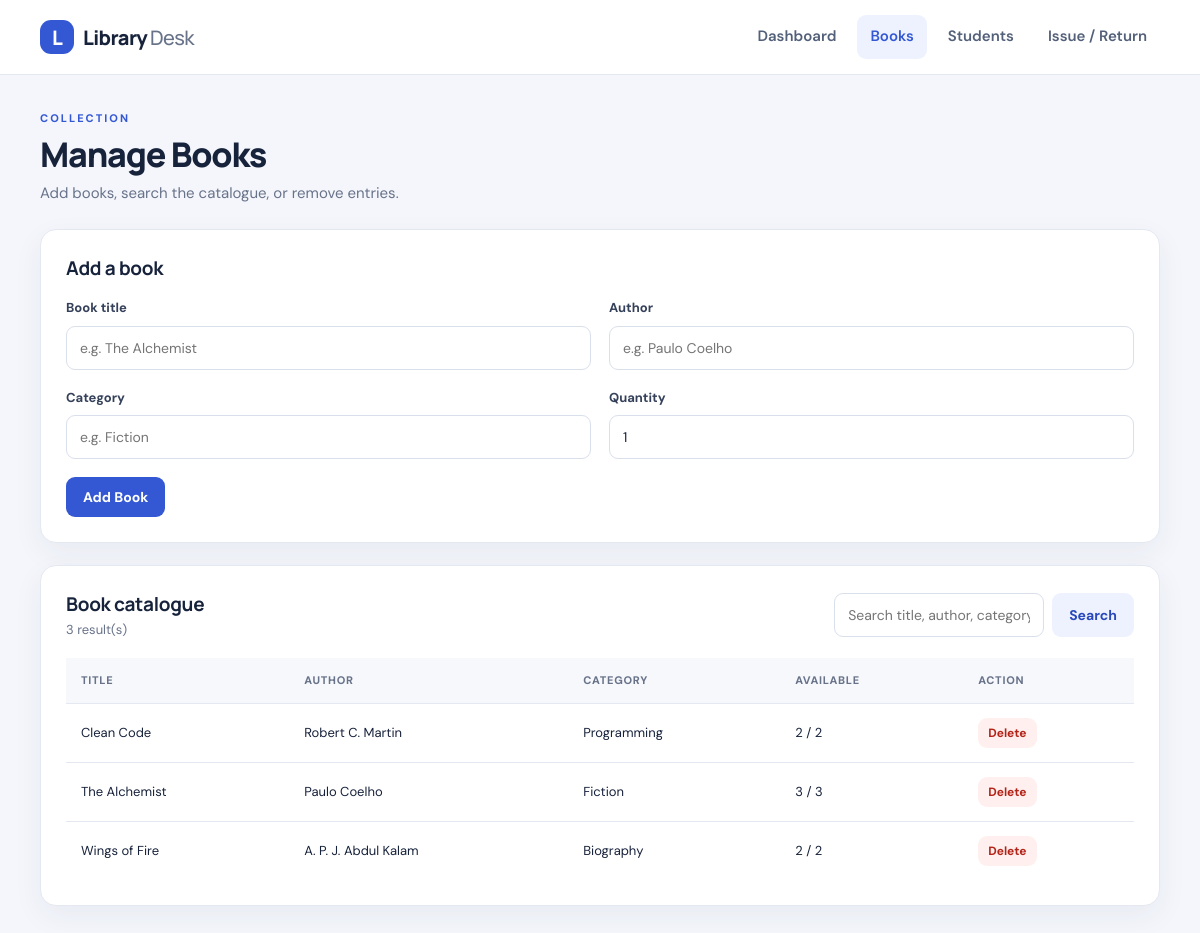
The page /books.php on the database its author committed.
### tables this page shows
CREATE TABLE IF NOT EXISTS books (
  id INT UNSIGNED AUTO_INCREMENT PRIMARY KEY,
  title VARCHAR(150) NOT NULL,
  author VARCHAR(120) NOT NULL,
  category VARCHAR(80) NOT NULL,
  quantity INT UNSIGNED NOT NULL DEFAULT 1,
  available INT UNSIGNED NOT NULL DEFAULT 1,
  created_at TIMESTAMP NOT NULL DEFAULT CURRENT_TIMESTAMP,
  INDEX idx_books_title (title),
  INDEX idx_books_author (author)
);

### config.php (called while the page is built, shortened)
<?php
function e($value): string {
    return htmlspecialchars((string)$value, ENT_QUOTES, 'UTF-8');
}

### books.php (the view, shortened to what this page needs)
<?php
require_once 'config.php';
$search = trim($_GET['search'] ?? '');
$stmt = $pdo->prepare('SELECT * FROM books WHERE title LIKE ? OR author LIKE ? OR category LIKE ? ORDER BY title');
$pattern = '%' . $search . '%';
$stmt->execute([$pattern, $pattern, $pattern]);
$books = $stmt->fetchAll();
?>
<!DOCTYPE html><html lang="en"><head><meta charset="UTF-8"><meta name="viewport" content="width=device-width, initial-scale=1"><title>Manage Books</title><link rel="stylesheet" href="style.css"></head><body>
<?php include 'nav.php'; ?><main class="container page">
  <div class="page-heading"><div><p class="eyebrow">COLLECTION</p><h1>Manage Books</h1><p>Add books, search the catalogue, or remove entries.</p></div></div>
  <section class="panel"><h2>Add a book</h2><form method="post" class="form-grid" data-validate>
    <label>Book title<input name="title" required maxlength="150" placeholder="e.g. The Alchemist"></label>
    <label>Author<input name="author" required maxlength="120" placeholder="e.g. Paulo Coelho"></label>
    <label>Category<input name="category" required maxlength="80" placeholder="e.g. Fiction"></label>
    <label>Quantity<input type="number" name="quantity" required min="1" max="10000" value="1"></label>
    <div class="form-actions"><button class="button" type="submit">Add Book</button></div>
  </form></section>
  <section class="panel"><div class="section-heading"><div><h2>Book catalogue</h2><p><?= count($books) ?> result(s)</p></div>
    <form method="get" class="search-form"><input name="search" value="<?= e($search) ?>" placeholder="Search title, author, category" aria-label="Search books"><button class="button secondary" type="submit">Search</button></form>
  </div>
  <?php if (!$books): ?><p class="empty">No matching books found.</p><?php else: ?><div class="table-wrap"><table><thead><tr><th>Title</th><th>Author</th><th>Category</th><th>Available</th><th>Action</th></tr></thead><tbody>
  <?php foreach ($books as $book): ?><tr><td><?= e($book['title']) ?></td><td><?= e($book['author']) ?></td><td><?= e($book['category']) ?></td><td><?= (int)$book['available'] ?> / <?= (int)$book['quantity'] ?></td><td><form method="post" data-confirm="Delete this book?"><input type="hidden" name="action" value="delete"><input type="hidden" name="id" value="<?= (int)$book['id'] ?>"><button class="button danger small" type="submit">Delete</button></form></td></tr><?php endforeach; ?>
  </tbody></table></div><?php endif; ?></section>
</main><script src="script.js"></script></body></html>

### style.css (style rules this page uses)
:root { --ink:#17223b;--muted:#68738a;--primary:#3458d4;--primary-dark:#2444b8;--surface:#fff;--bg:#f4f6fb;--border:#e4e8f1;--success:#18794e;--danger:#b42318;--shadow:0 10px 30px rgba(26,43,86,.06) }
* { box-sizing:border-box }
body { margin:0;background:var(--bg);color:var(--ink);font-family:'DM Sans',Arial,sans-serif;font-size:15px;line-height:1.55 }
.container { width:min(1120px,calc(100% - 36px));margin:0 auto }
.hero h1,.page-heading h1 { font:800 clamp(28px,4vw,42px)/1.15 Manrope,sans-serif;letter-spacing:-1.2px;margin:8px 0 12px }
.eyebrow { font-size:11px;letter-spacing:2px;font-weight:800;color:var(--primary);margin:0 }
.button { display:inline-flex;align-items:center;justify-content:center;border:0;border-radius:9px;background:var(--primary);color:#fff;font:700 14px 'DM Sans',sans-serif;padding:11px 17px;cursor:pointer;transition:background .2s,transform .2s }
.button.secondary { background:#eef2ff;color:#2949ba }
.button.danger { background:#fff0ef;color:var(--danger) }
.button.small { padding:7px 10px;font-size:12px }
.stat-card,.panel { background:var(--surface);border:1px solid var(--border);border-radius:16px;box-shadow:var(--shadow) }
.panel { padding:25px;margin:22px 0 }
.panel h2 { font:700 19px Manrope,sans-serif;margin:0 0 17px;letter-spacing:-.3px }
.section-heading { display:flex;align-items:center;justify-content:space-between;gap:18px;margin-bottom:18px }
.section-heading h2 { margin:0 0 3px }
.section-heading p,.page-heading p:not(.eyebrow) { color:var(--muted);margin:0;font-size:13px }
.page { padding-top:35px;padding-bottom:50px }
.page-heading { margin:0 0 24px }
.page-heading h1 { font-size:34px;margin-bottom:8px }
.page-heading p:not(.eyebrow) { font-size:15px }
.table-wrap { width:100%;overflow-x:auto }
table { border-collapse:collapse;width:100%;min-width:600px;text-align:left }
th { background:#f7f8fc;color:#68738a;text-transform:uppercase;font-size:11px;letter-spacing:.7px;font-weight:800 }
td,th { padding:14px 15px;border-bottom:1px solid var(--border) }
td { font-size:13px }
tbody tr:last-child td { border-bottom:0 }
.form-grid { display:grid;grid-template-columns:repeat(2,minmax(0,1fr));gap:18px }
.form-grid label { display:flex;flex-direction:column;gap:7px;font-size:13px;font-weight:700;color:#35415a }
.form-grid input,.form-grid select,.search-form input { width:100%;border:1px solid #d9dfeb;border-radius:9px;padding:12px 13px;background:#fff;color:var(--ink);font:400 14px 'DM Sans',sans-serif;outline:none }
.form-actions { display:flex;align-items:end }
.search-form { display:flex;gap:8px;max-width:430px }
.search-form input { min-width:210px }
form { margin:0 }
.panel form[data-confirm] { display:inline-block }

### rows shown on the page
books: title "Clean Code", author "Robert C. Martin", category "Programming", available "2", quantity "2"
books: title "The Alchemist", author "Paulo Coelho", category "Fiction", available "3", quantity "3"
books: title "Wings of Fire", author "A. P. J. Abdul Kalam", category "Biography", available "2", quantity "2"

### other values the page prints
count($books) "3"
